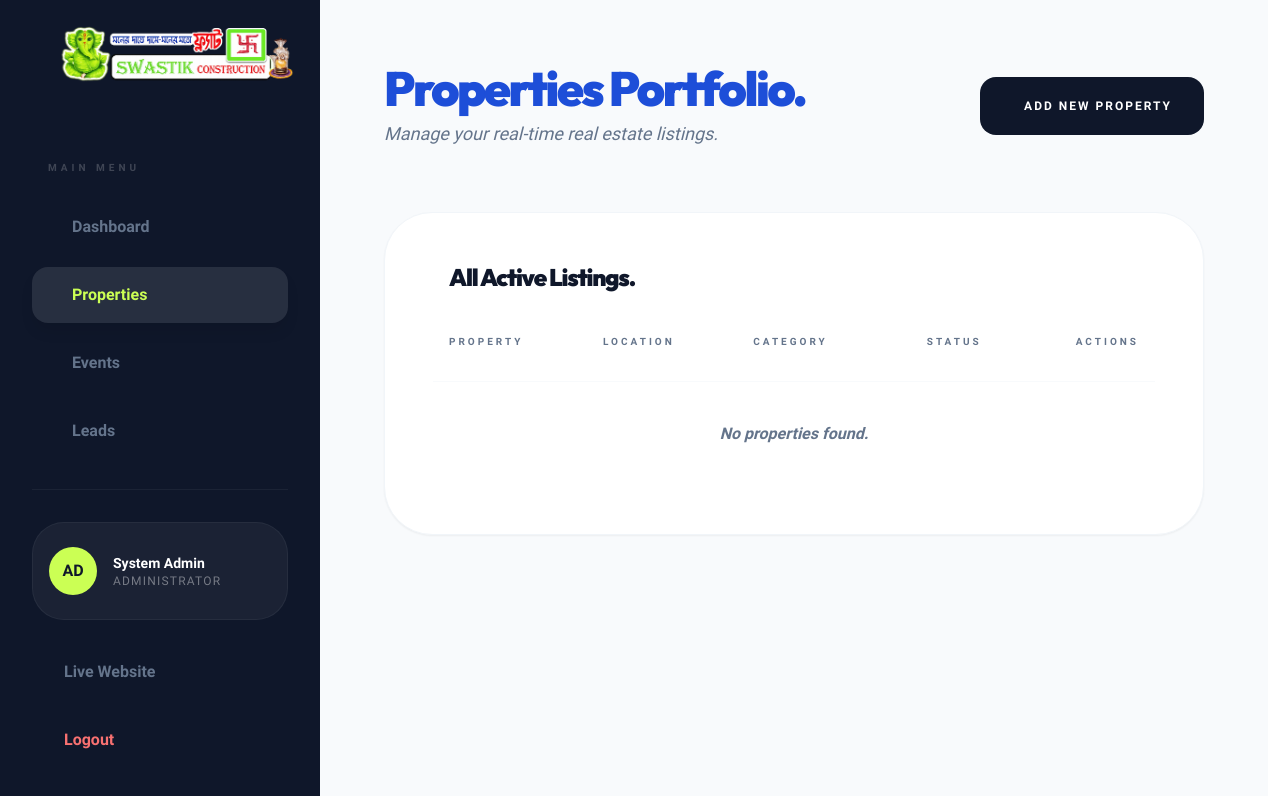
/admin/properties.php (signed in), run on an earlier commit of the app's database.
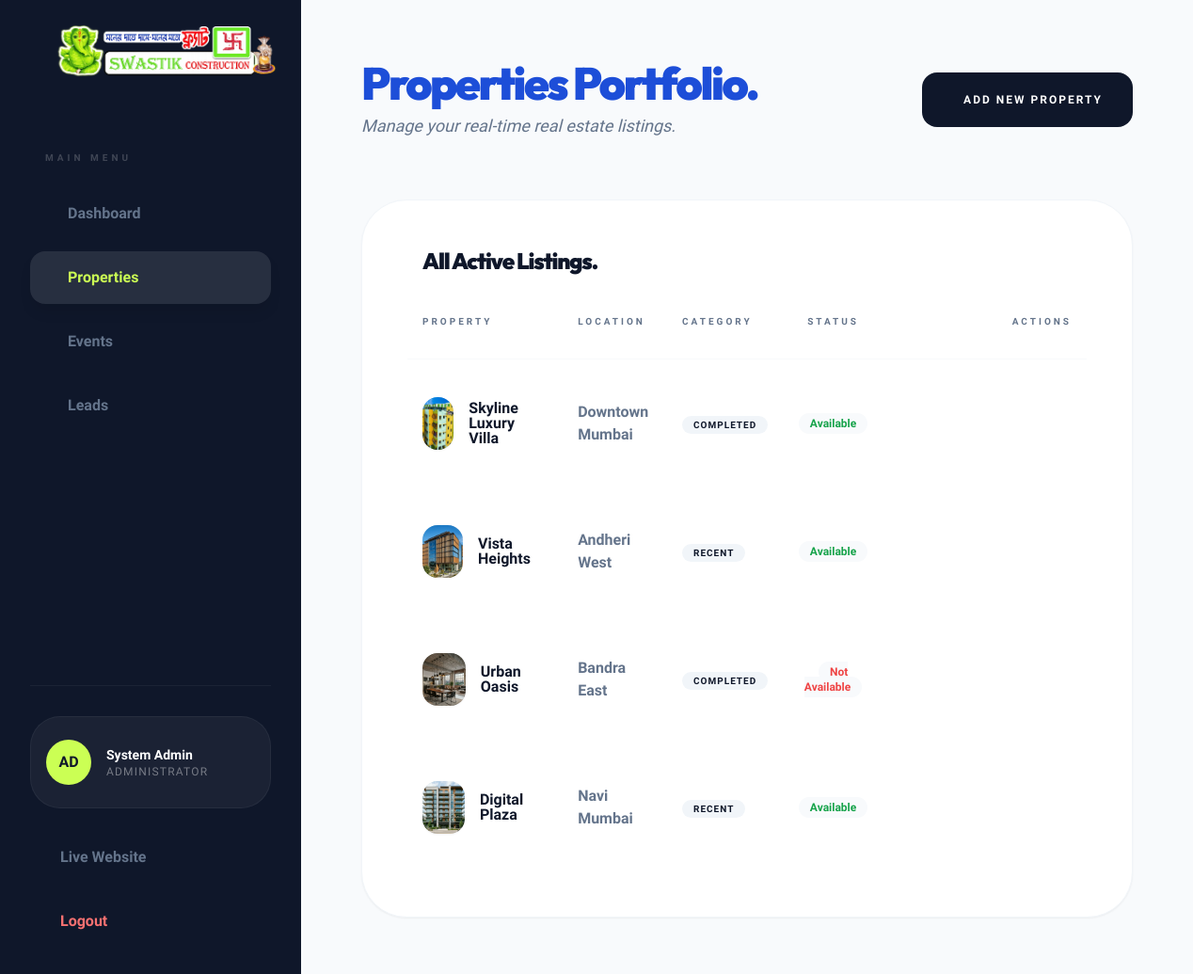
And on a later commit of the database.
### tables this page shows
CREATE TABLE IF NOT EXISTS properties (
    id INT AUTO_INCREMENT PRIMARY KEY,
    name VARCHAR(255) NOT NULL,
    image_url VARCHAR(255),
    location VARCHAR(255),
    amenities TEXT,
    status ENUM('Available', 'Not Available') DEFAULT 'Available',
    category ENUM('Completed', 'Recent') DEFAULT 'Recent',
    description TEXT,
    created_at TIMESTAMP DEFAULT CURRENT_TIMESTAMP
);

### admin/properties.php (the view, shortened to what this page needs)
<?php
require_once __DIR__ . '/../config/db.php';
try {
    $stmt = $pdo->query("SELECT * FROM properties ORDER BY created_at DESC");
    $properties = $stmt->fetchAll();
} catch (PDOException $e) {
    $properties = [];
    $error = "Could not fetch properties.";
}
include __DIR__ . '/../common/admin_header.php';
include __DIR__ . '/../common/admin_sidebar.php';
?>
<div class="flex flex-col md:flex-row justify-between items-start md:items-center gap-8 mb-16">
    <div>
        <h1 class="text-4xl lg:text-5xl font-heading font-black tracking-tighter text-gradient mb-2">Properties Portfolio.</h1>
        <p class="text-brand-light font-medium text-lg italic">Manage your real-time real estate listings.</p>
    </div>
    <div class="flex gap-4">
        <button id="addPropertyBtn" class="quick-action-btn bg-brand-blue text-white hover:bg-brand-slate shadow-brand-blue/20">
            <i class="ph-bold ph-plus"></i> Add New Property
        </button>
    </div>
</div>
<div class="bg-white rounded-[3rem] p-8 lg:p-12 border border-slate-100 shadow-sm overflow-hidden text-brand-blue">
    <div class="flex justify-between items-center mb-10 px-4">
        <h2 class="text-2xl font-heading font-black tracking-tighter">All Active Listings.</h2>
    </div>
    <div class="overflow-x-auto">
        <table class="w-full text-left">
            <thead>
                <tr class="border-b border-slate-50 text-brand-light text-[10px] font-black uppercase tracking-[3px]">
                    <th class="pb-8 px-4">Property</th>
                    <th class="pb-8 px-4">Location</th>
                    <th class="pb-8 px-4">Category</th>
                    <th class="pb-8 px-4 text-center">Status</th>
                    <th class="pb-8 px-4 text-right">Actions</th>
                </tr>
            </thead>
            <tbody class="text-brand-blue font-bold">
                <?php if (empty($properties)): ?>
                    <tr>
                        <td colspan="5" class="py-10 px-4 text-center text-brand-light italic">No properties found.</td>
                    </tr>
                <?php else: ?>
                    <?php foreach ($properties as $prop): ?>
                    <tr class="group hover:bg-slate-50/50 transition-colors">
                        <td class="py-10 px-4">
                            <div class="flex items-center gap-4">
                                <div class="w-14 h-14 bg-slate-100 rounded-2xl overflow-hidden shadow-sm">
                                    <img src="../<?php echo htmlspecialchars($prop['image_url'] ? $prop['image_url'] : 'hero.png'); ?>" class="w-full h-full object-cover">
                                </div>
                                <p class="leading-none text-brand-blue"><?php echo htmlspecialchars($prop['name']); ?></p>
                            </div>
                        </td>
                        <td class="py-10 px-4 text-brand-light"><?php echo htmlspecialchars($prop['location']); ?></td>
                        <td class="py-10 px-4">
                            <span class="text-[10px] font-black uppercase tracking-widest bg-slate-100 px-3 py-1 rounded-full text-brand-blue">
                                <?php echo htmlspecialchars($prop['category']); ?>
                            </span>
                        </td>
                        <td class="py-10 px-4 text-center text-xs">
                            <span class="px-3 py-1 bg-slate-50 rounded-full <?php echo $prop['status'] == 'Available' ? 'text-green-600' : 'text-red-500'; ?>">
                                <?php echo htmlspecialchars($prop['status']); ?>
                            </span>
                        </td>
                        <td class="py-10 px-4 text-right">
                            <div class="flex justify-end gap-2 text-right">
                                <a href="property_images.php?id=<?php echo $prop['id']; ?>"
                                   class="w-10 h-10 rounded-xl hover:bg-slate-100 transition-colors text-brand-blue flex items-center justify-center"
                                   title="Manage Images">
                                </a>
                                <a href="../property-detail.php?id=<?php echo $prop['id']; ?>" target="_blank"
                                   class="w-10 h-10 rounded-xl hover:bg-slate-100 transition-colors text-brand-blue flex items-center justify-center"
                                   title="View Public Page">
                                </a>
                                <button class="editBtn w-10 h-10 rounded-xl hover:bg-slate-100 transition-colors text-brand-blue"
                                        data-prop='<?php echo json_encode($prop); ?>'>
                                </button>
                                <button class="deleteBtn w-10 h-10 rounded-xl hover:bg-red-50 text-red-500 transition-colors"
                                        data-id="<?php echo $prop['id']; ?>">
                                </button>
                            </div>
                        </td>
                    </tr>
                    <?php endforeach; ?>
                <?php endif; ?>
            </tbody>
        </table>
    </div>
</div>
<?php include '../common/admin_footer.php'; ?>

### common/admin_header.php (shortened to what this page needs)
<!DOCTYPE html>
<html lang="en">
<head>
    <script src="https://cdn.tailwindcss.com"></script>
</head>
<body class="bg-[#f8fafc] font-sans text-[#0f172a] min-h-screen">

### common/admin_sidebar.php (shortened to what this page needs)
<?php
$currentPage = basename($_SERVER['PHP_SELF']);
?>
<div class="flex">
    <aside id="sidebar" class="fixed inset-y-0 left-0 z-40 w-80 bg-brand-blue text-white p-8 transform -translate-x-full lg:translate-x-0 transition-transform duration-300 flex flex-col">
        <div class="flex items-center gap-3 mb-16 ml-6">
            <img src="../img/logo.png" alt="Swastik Construction Logo" class="h-16 w-auto origin-left scale-[2.5]">
        </div>
        <nav class="space-y-3 flex-grow">
            <p class="text-[10px] font-black uppercase tracking-[4px] text-white/20 mb-6 ml-4">Main Menu</p>
            <a href="index.php" class="sidebar-link <?php echo $currentPage == 'index.php' ? 'active' : ''; ?>"><i class="ph ph-squares-four-fill"></i> Dashboard</a>
            <a href="properties.php" class="sidebar-link <?php echo $currentPage == 'properties.php' ? 'active' : ''; ?>"><i class="ph ph-buildings"></i> Properties</a>
            <a href="events.php" class="sidebar-link <?php echo $currentPage == 'events.php' ? 'active' : ''; ?>"><i class="ph ph-calendar-star"></i> Events</a>
            <a href="leads.php" class="sidebar-link <?php echo $currentPage == 'leads.php' ? 'active' : ''; ?>"><i class="ph ph-users-three"></i> Leads</a>
        </nav>
        <div class="mt-auto space-y-3 border-t border-white/5 pt-8">
            <div class="flex items-center gap-4 px-4 py-6 bg-white/5 rounded-[2rem] border border-white/5 mb-6">
                <div class="w-12 h-12 bg-brand-accent rounded-full flex items-center justify-center text-brand-blue font-black uppercase">
                    <?php echo isset($_SESSION['admin_user']) ? substr($_SESSION['admin_user'], 0, 2) : 'A'; ?>
                </div>
                <div>
                    <p class="font-bold text-sm text-white"><?php echo isset($_SESSION['admin_name']) ? $_SESSION['admin_name'] : 'Admin'; ?></p>
                    <p class="text-xs font-medium text-white/40 uppercase tracking-widest">Administrator</p>
                </div>
            </div>
            <a href="../index.php" class="sidebar-link !px-4 hover:!bg-transparent"><i class="ph ph-arrow-square-out"></i> Live Website</a>
            <a href="logout.php" class="sidebar-link !px-4 text-red-400 hover:text-red-300 hover:!bg-transparent"><i class="ph ph-sign-out"></i> Logout</a>
        </div>
    </aside>
    <main class="flex-grow lg:ml-80 min-h-screen p-6 lg:p-16">

### common/admin_footer.php (shortened to what this page needs)
    </main>
</div>
</body>
</html>

### common/admin_header.php (style rules this page uses)
.sidebar-link { display: flex; align-items: center; gap: 1rem; padding: 1rem 1.5rem; color: #64748b; font-weight: 600; border-radius: 1rem; transition: all 0.3s; }
.sidebar-link.active { background-color: rgba(255,255,255,0.1); color: #CBFF54; box-shadow: 0 10px 15px -3px rgba(0, 0, 0, 0.1); }
.quick-action-btn { display: flex; align-items: center; gap: 0.75rem; padding: 1.25rem 2rem; border-radius: 1rem; font-weight: 900; text-transform: uppercase; font-size: 0.75rem; letter-spacing: 2px; transition: all 0.3s; }
.text-gradient { color: #1d4ed8; }

What changed in the data, as far as the page shows it:
added properties: image_url (picture), name "Skyline Luxury Villa", location "Downtown Mumbai", category "COMPLETED", status "Available"
added properties: image_url (picture), name "Vista Heights", location "Andheri West", category "RECENT", status "Available"
added properties: image_url (picture), name "Urban Oasis", location "Bandra East", category "COMPLETED", status "Not Available"
added properties: image_url (picture), name "Digital Plaza", location "Navi Mumbai", category "RECENT", status "Available"
Also different on the page:
text no longer shown: "No properties found."
